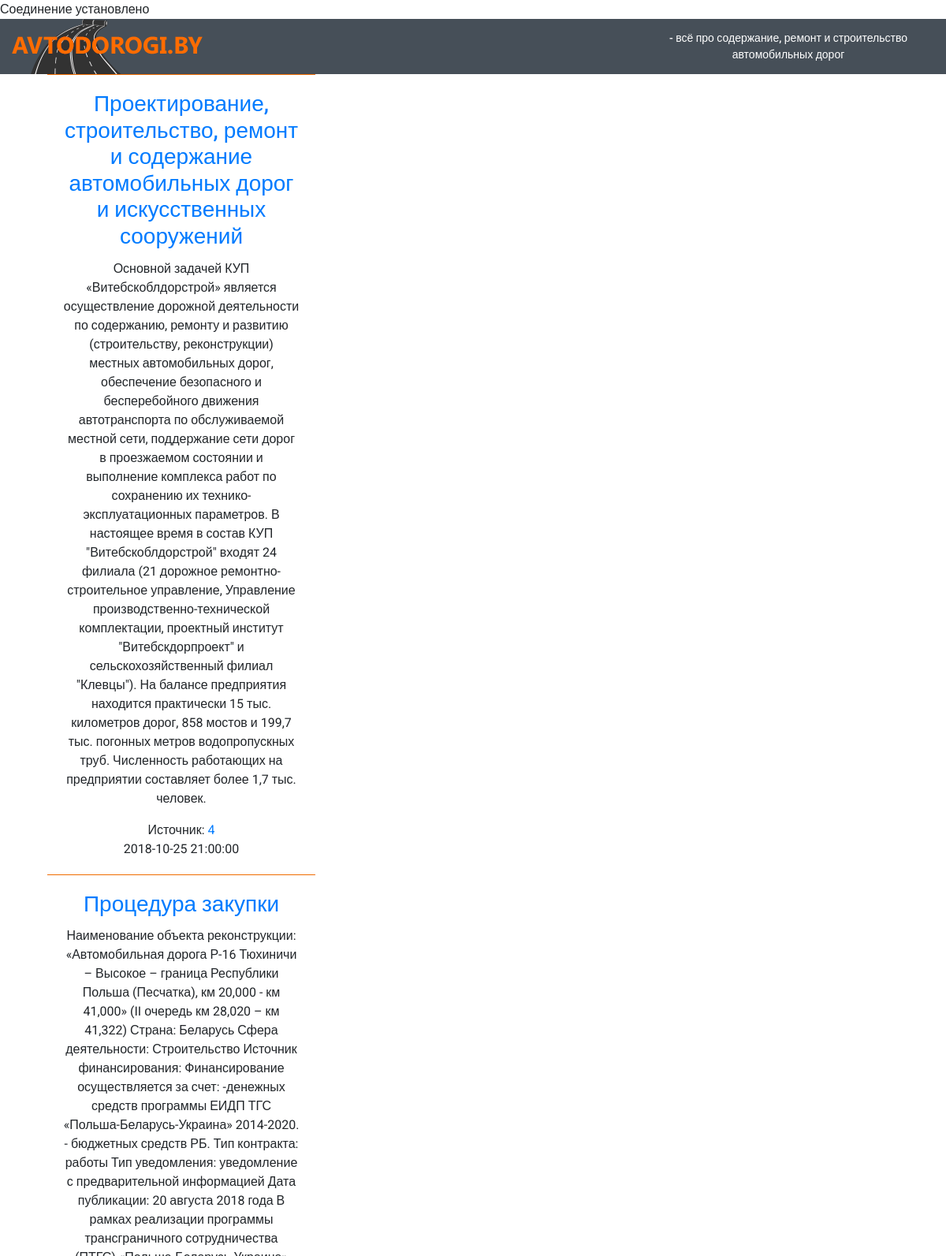
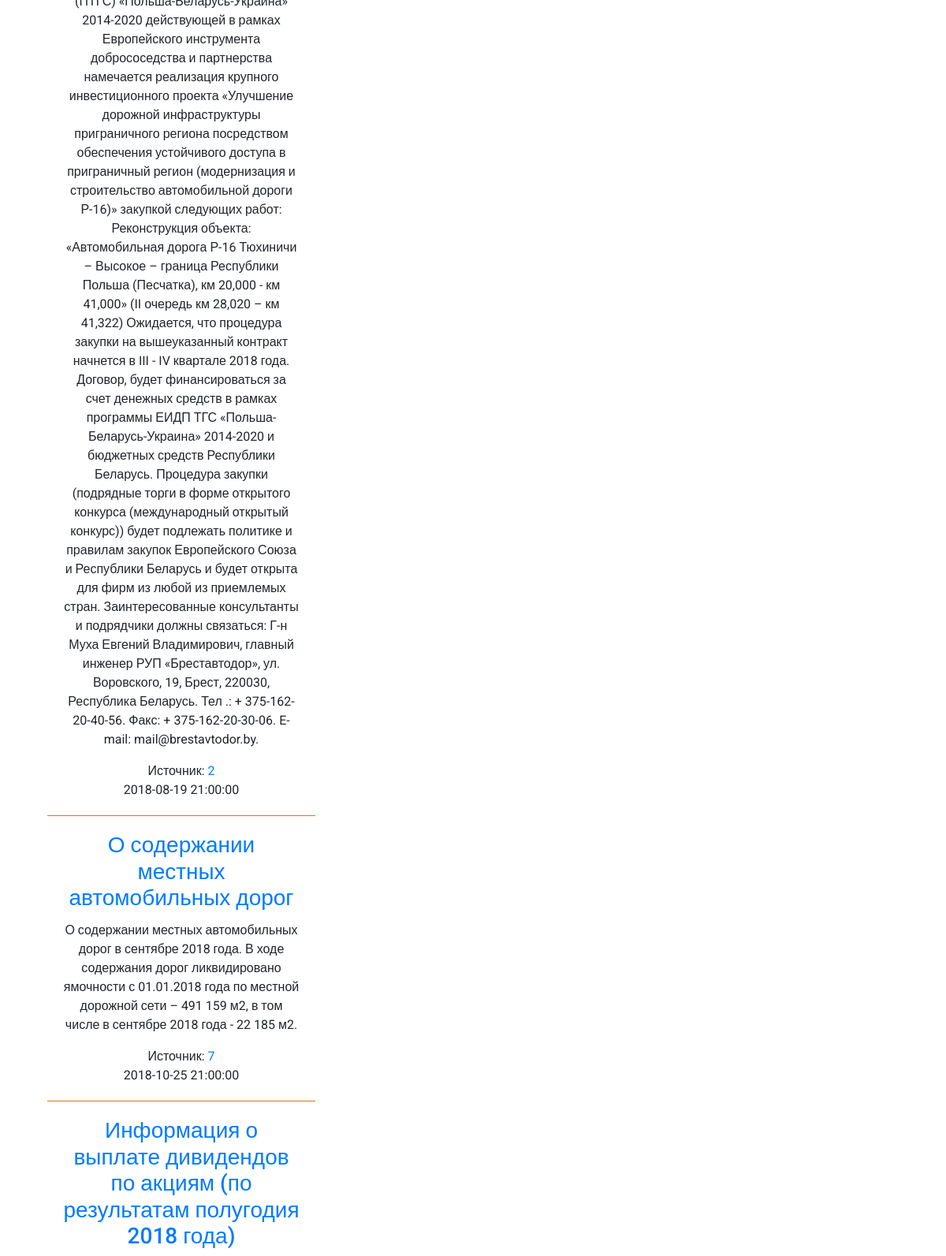
The page /admin/update_news.php (upper part) on the database its author committed (2 pictures, top to bottom).
### tables this page shows
CREATE TABLE `news` (
  `id` int(11) UNSIGNED NOT NULL,
  `title` varchar(255) NOT NULL,
  `content` text NOT NULL,
  `id_author` varchar(255) NOT NULL,
  `pub_date` timestamp NOT NULL DEFAULT CURRENT_TIMESTAMP COMMENT 'дата публикации',
  `link_content` varchar(255) NOT NULL COMMENT 'ссылка на статью, контент'
);

### admin/update_news.php (the view, shortened to what this page needs)
<?php include "function.php"; ?>
<?php include "header.php"; ?>
    <form action="update_news.php" method="post" class="container form-horizontal" role="form">
        <?php
        $select_news = "SELECT id, title, content, id_author, pub_date, link_content FROM news";
        $res_select = mysqli_query($con, $select_news);
        while ($last_news = mysqli_fetch_assoc($res_select)) {
        ?>
        <div class="col-md-4">
            <div class="card-body text-center" style="min-height: 0; border-top: 1px solid #ef6c00">
                <a href="/news.php?id=<?= $last_news['id'] ?>">
                    <h3 class="card-title"> <?= $last_news['title'] ?> </h3>
                </a>
                <p class="card-text"><?= $last_news['content'] ?></p>
                <div class="card-link">Источник:
                    <a href="<?= $last_news['link_content'] ?>" target="_blank"><?= $last_news['id_author'] ?></a>
                </div>
                <span><?= $last_news['pub_date'] ?></span>
            </div>
        </div>
        <?php
    }
    ?>
    </form>
<?php include "footer.php"; ?>

### admin/header.php (shortened to what this page needs)
<!doctype html>
<html lang="en">
<head>
    <link rel="stylesheet" href="https://stackpath.bootstrapcdn.com/bootstrap/4.1.3/css/bootstrap.min.css"
>
    <link rel="stylesheet" href="../css/libs.min.css">
    <link rel="stylesheet" href="../css/main.css">
    <link rel="stylesheet" href="../fontawesome-free-5.4.1-web/css/all.css"/>
</head>
<body>
<header id='header' class='header'>
    <div class="container-fluid">
        <div class="row justify-content-sm-between justify-content-center align-items-center">
            <div class="col-lg-3 col-sm-5 col-auto">
                <img src="../img/Logo_1.png" alt="logo" class="logo">
            </div>
            <div class="col-lg-4 col-sm-4 description text-center">
                - всё про содержание, ремонт и строительство автомобильных дорог
            </div>
        </div>
    </div>
</header>

### admin/footer.php (shortened to what this page needs)
</body>

### css/main.css (style rules this page uses)
html { background-color: #d8d8d8; }
body { margin: 0 auto; max-width: 1200px; background-color: white; font-family: 'Roboto', sans-serif; }
header { background-color: #464f58; color: white; font-size: 0.875em; font-weight: 500; }

### rows shown on the page
news: title "Проектирование, строительство, ремонт и содержание автомобильных дорог и искусственных сооружений", content "Основной задачей КУП «Витебскоблдорстрой» является осуществление дорожной деятельности по содержанию, ремонту и развитию (строительству, реконструкции) местных автомобильных дорог, обеспечение безопасного и бесперебойного движения автотранспорта по обслуживаемой местной сети, поддержание сети дорог в проезжаемом состоянии и выполнение комплекса работ по сохранению их технико-эксплуатационных параметров. В настоящее время в состав КУП \"Витебскоблдорстрой\" входят 24 филиала (21 дорожное ремонтно-строительное управление, Управление производственно-технической комплектации, проектный институт \"Витебскдорпроект\" и сельскохозяйственный филиал \"Клевцы\"). На балансе предприятия находится…", id_author "4", pub_date "2018-10-25 21:00:00"
news: title "Процедура закупки", content "Наименование объекта реконструкции: «Автомобильная дорога Р-16 Тюхиничи – Высокое – граница Республики Польша (Песчатка), км 20,000 - км 41,000» (II очередь км 28,020 – км 41,322) Страна: Беларусь Сфера деятельности: Строительство Источник финансирования: Финансирование осуществляется за счет: -денежных средств программы ЕИДП ТГС «Польша-Беларусь-Украина» 2014-2020. - бюджетных средств РБ. Тип контракта: работы Тип уведомления: уведомление с предварительной информацией Дата публикации: 20 августа 2018 года В рамках реализации программы трансграничного сотрудничества (ПТГС) «Польша-Беларусь-Украина» 2014-2020 действующей в рамках Европейского инструмента добрососедства и партнерства…", id_author "2", pub_date "2018-08-19 21:00:00"
news: title "О содержании местных автомобильных дорог", content "О содержании местных автомобильных дорог в сентябре 2018 года. В ходе содержания дорог ликвидировано ямочности с 01.01.2018 года по местной дорожной сети – 491 159 м2, в том числе в сентябре 2018 года - 22 185 м2.", id_author "7", pub_date "2018-10-25 21:00:00"
news: title "Информация о выплате дивидендов по акциям (по результатам полугодия 2018 года)"
